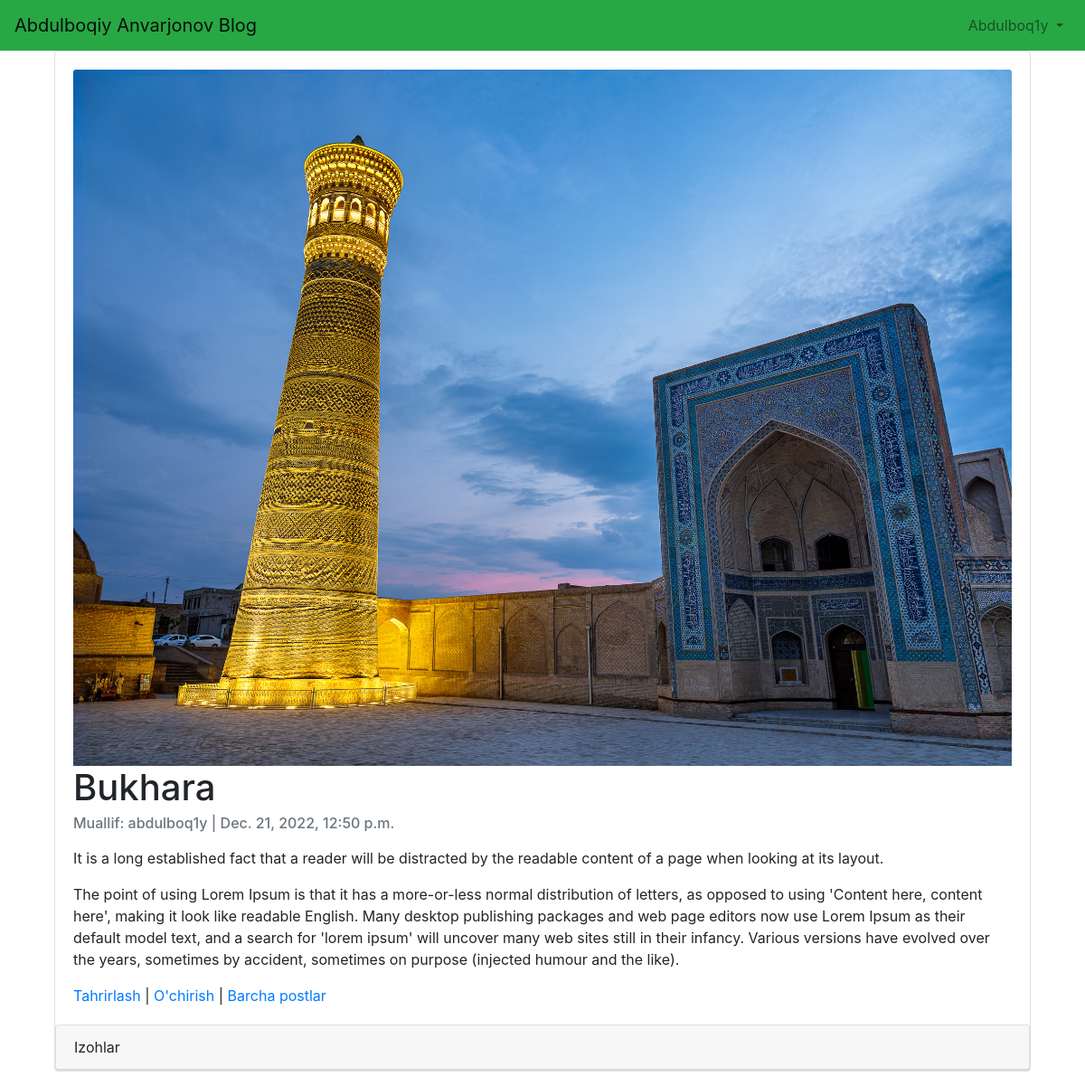
The app's page /articles/2/ (signed in) with its own data.
### accounts/models.py (models this page shows)
class CustomUser(AbstractUser):
    age=models.PositiveIntegerField(null=True, blank=True)

### articles/models.py (models this page shows, shortened)
class Article(models.Model):
    title = models.CharField(max_length=150)
    summary = models.CharField(max_length=200, blank=True)
    body = RichTextField()
    photo = models.ImageField(upload_to='images/', blank=True)
    date = models.DateTimeField(auto_now_add=True)
    author = models.ForeignKey(
        get_user_model(),
        on_delete=models.CASCADE,
    )

### articles/views.py (the view)
# urls.py: path('<int:pk>/', ArticleDetailView.as_view(), name='article_detail'),
class ArticleDetailView(DetailView):
    model = Article
    template_name = 'article_detail.html'

### templates/article_detail.html (shortened to what this page needs)
{% extends 'base.html' %}
{% block content %}
    <div class="container-fluid">
        <div class="card" >
          <div class="card-body">
              {%  if object.photo %}
                <img class="card-img-top" src="{{ object.photo.url }}" alt="{{ object.title }}">
              {% endif %}
              <h1 class="card-title">{{ object.title }}</h1>
              <h6 class="card-subtitle mb-2 text-muted">Muallif: {{ object.author }} | {{ object.date }}</h6>
              <p class="card-text">{{ object.body | safe}}</p>
              <a href="{% url 'article_edit' article.pk %}">Tahrirlash</a> |
              <a href="{% url 'article_delete' article.pk %}">O'chirish</a> |
              <a href="{% url 'article_list' %}">Barcha postlar</a>
          </div>
            <div class="card">
                <div class="card-header">Izohlar</div>
            </div>
        </div>
    </div>
{% endblock content %}

### templates/base.html (shortened to what this page needs)
{% load static %}
<!DOCTYPE html>
<html>
    <head>
            <link rel="stylesheet" href="https://cdn.jsdelivr.net/npm/bootstrap@4.5.3/dist/css/bootstrap.min.css">
    </head>
    <body>
        <nav class="navbar navbar-expand-lg navbar-light" style="background-color: #28a745;">
            <a class="navbar-brand" href="{% url 'home' %}">
                Abdulboqiy Anvarjonov Blog
            </a>
            <div class="collapse navbar-collapse" id="navbarSupportedContent">
                {% if user.is_authenticated %}
                    <ul class="navbar-nav ml-auto">
                        <li class="nav-item">
                            <a class="nav-link dropdown-toggle" href="#"
                                id="navbarDropdown" role="button" data-toggle="dropdown"
                                aria-haspopup="true" aria-expanded="false">
                                {{ user.username | title }}
                            </a>
                        </li>
                    </ul>
                {% else %}
                    <form class="form-inline ml-auto">
                        <a href="{% url 'login' %}" class="btn btn-outline-light">Kirish</a>
                        <a href="{% url 'signup' %}" class="btn btn-primary ml-2">Ro'yxatdan o'tish</a>
                    </form>
                {% endif %}
            </div>
        </nav>
        <main>
            <div class="container">
                {% block content %}
                {% endblock content %}
            </div>
        </main>
    </body>
</html>

### records on screen
CustomUser: username "Abdulboq1y"
Article: photo (picture), title "Bukhara", author "abdulboq1y", date "Dec. 21, 2022, 12:50 p.m.", body "It is a long established fact that a reader will be distracted by the readable content of a page when looking at its layout. The point of using Lorem Ipsum is that it has a more-or-less normal distribution of letters, as opposed to using 'Content here, content here', making it look like readable English. Many desktop publishing packages and web page editors now use Lorem Ipsum as their default model text, and a search for 'lorem ipsum' will uncover many web sites still in their infancy. Various versions have evolved over the years, sometimes by accident, sometimes on purpose (injected humour and the like)."
